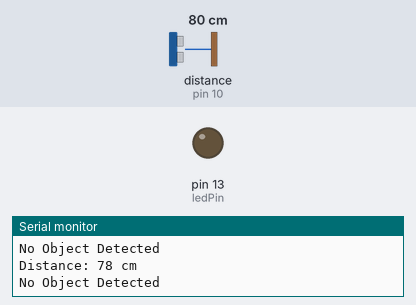
Recording of a sketch running on a simulated Arduino Uno, built with avr-gcc and run on an emulated ATmega328P. Shown: output pins drawn as LEDs (lit = HIGH), the last lines printed to the serial monitor. Wiring (inferred from the names in the program): ultrasonic range finder: trigger pin 9; echo pin 10. The inputs (shaded band) are chosen by the test bench; at power-on: distance to the obstacle (sensor on pin 10) 80 cm. The echo pulse lasts 58.3 µs per cm; pins used as bus, display or sensor lines are not drawn.

Above: at 1.8 s.
1.9 s: distance to the obstacle (sensor on pin 10) set to 34 cm
3.4 s: distance to the obstacle (sensor on pin 10) set to 27 cm
At 4.5 s:
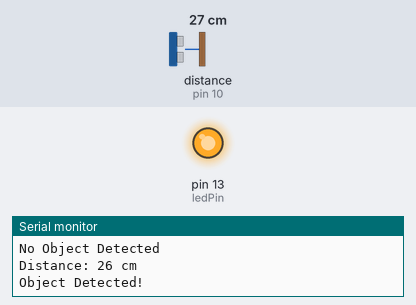
5.5 s: distance to the obstacle (sensor on pin 10) set to 35 cm
At 7.2 s:
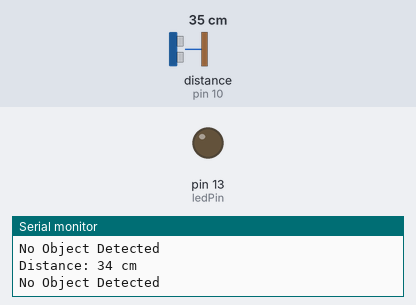
7.5 s: distance to the obstacle (sensor on pin 10) set to 2 cm
At 9.1 s:
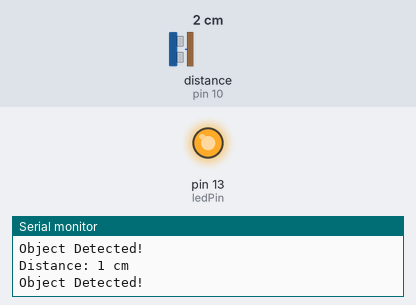
Timing chart, 0 to 10.5 s (numbered marks = the images above; inputs shaded):
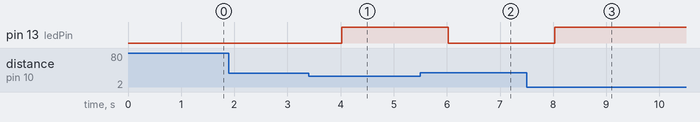

Measured:
- the behaviour switches between 31 and 30 cm on distance to the obstacle (sensor on pin 10) (found by bisection; images 0 and 1)
- after the input at 3.4 s, pin 13 (ledPin): LOW → HIGH after 0.62 s
- after the input at 5.5 s, pin 13 (ledPin): HIGH → LOW after 0.52 s
- after the input at 7.5 s, pin 13 (ledPin): LOW → HIGH after 0.53 s

The sketch:

hardware.ino
```cpp
// Define the pins for the ultrasonic sensor
const int trigPin = 9;  // Trigger pin
const int echoPin = 10; // Echo pin

// Define the LED pin
const int ledPin = 13;

// Define variables for storing sensor data
long duration;
int distance;

void setup() {
  // Initialize serial communication
  Serial.begin(9600);

  // Set the trigger and echo pins as inputs and outputs
  pinMode(trigPin, OUTPUT);
  pinMode(echoPin, INPUT);

  // Set the LED pin as an output
  pinMode(ledPin, OUTPUT);
}

void loop() {
  // Clear the trigger pin
  digitalWrite(trigPin, LOW);
  delayMicroseconds(2);

  // Send a 10us pulse to trigger the sensor
  digitalWrite(trigPin, HIGH);
  delayMicroseconds(10);
  digitalWrite(trigPin, LOW);

  // Measure the time it takes for the echo to return
  duration = pulseIn(echoPin, HIGH);

  // Calculate the distance in centimeters
  distance = duration * 0.034 / 2;

  // Print the distance to the serial monitor
  Serial.print("Distance: ");
  Serial.print(distance);
  Serial.println(" cm");

  // Check if an object is detected within a certain range (e.g., 30 cm)
  if (distance < 30) {
    // Turn on the LED
    digitalWrite(ledPin, HIGH);
    Serial.println("Object Detected!");
  } else {
    // Turn off the LED
    digitalWrite(ledPin, LOW);
    Serial.println("No Object Detected");
  }

  // Wait for a short delay before taking the next measurement
  delay(1000);
}
```
